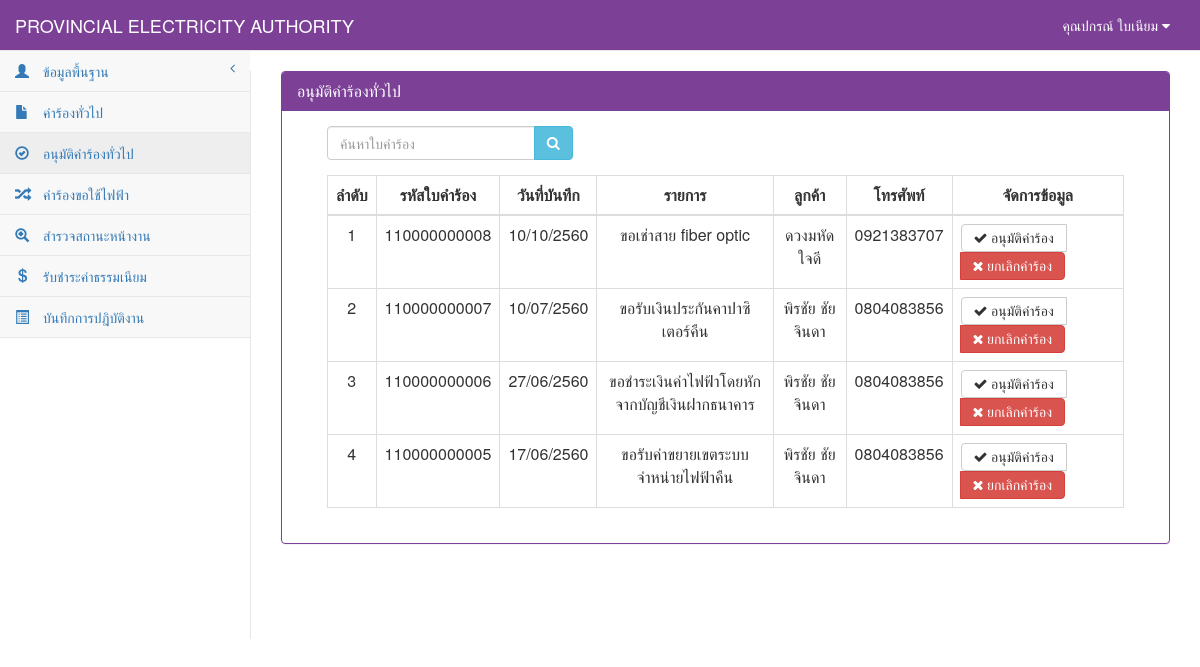
Page /StatusGeneral.php (signed in) on the earlier database version.
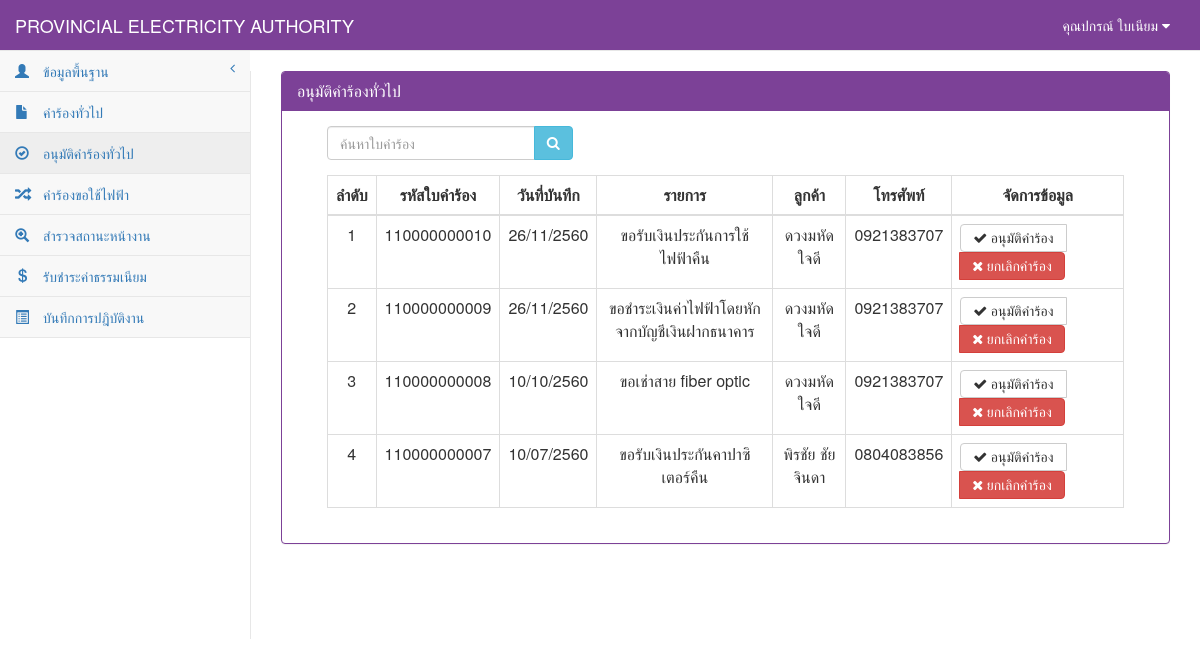
Same page on the later database version.
### tables this page shows
CREATE TABLE `tb_general` (
  `rg_id` char(12) NOT NULL,
  `rg_date` date NOT NULL,
  `rg_branch` varchar(50) NOT NULL,
  `user_id` char(13) NOT NULL,
  `cus_id` char(13) NOT NULL,
  `rg_place_type` int(1) NOT NULL,
  `rg_place_other` varchar(50) NOT NULL,
  `rg_place_name` varchar(50) NOT NULL,
  `rg_place_homeid` varchar(20) NOT NULL,
  `rg_place_number` varchar(20) NOT NULL,
  `rg_place_village` varchar(20) NOT NULL,
  `rg_place_room` varchar(10) NOT NULL,
  `rg_place_floor` varchar(5) NOT NULL,
  `rg_place_alley` varchar(50) NOT NULL,
  `rg_place_alleyway` varchar(50) NOT NULL,
  `rg_place_road` varchar(50) NOT NULL,
  `rg_place_villno` varchar(2) NOT NULL,
  `rg_place_district` varchar(30) NOT NULL,
  `rg_place_canton` varchar(30) NOT NULL,
  `rg_place_province` varchar(30) NOT NULL,
  `rg_place_post` varchar(10) NOT NULL,
  `rg_place_tel` char(10) NOT NULL,
  `rg_place_fax` char(10) NOT NULL,
  `rg_place_email` varchar(30) NOT NULL,
  `rg_place_service` varchar(10) NOT NULL,
  `rg_contact_place` varchar(100) NOT NULL,
  `rg_contact_homeid` varchar(20) NOT NULL,
  `rg_contact_number` varchar(20) NOT NULL,
  `rg_contact_village` varchar(20) NOT NULL,
  `rg_contact_room` varchar(10) NOT NULL,
  `rg_contact_floor` varchar(5) NOT NULL,
  `rg_contact_alley` varchar(50) NOT NULL,
  `rg_contact_alleyway` varchar(50) NOT NULL,
  `rg_contact_road` varchar(50) NOT NULL,
  `rg_contact_villno` varchar(2) NOT NULL,
  `rg_contact_district` varchar(30) NOT NULL,
  `rg_contact_canton` varchar(30) NOT NULL,
  `rg_contact_province` varchar(30) NOT NULL,
  `rg_contact_post` varchar(10) NOT NULL,
  `rg_contact_tel` char(10) NOT NULL,
  `rg_contact_fax` char(10) NOT NULL,
  `rg_contact_email` varchar(30) NOT NULL,
  `rg_want_type` int(2) NOT NULL,
  `rg_want_other` varchar(100) NOT NULL,
  `rg_detail` varchar(100) NOT NULL,
  `rg_money` int(5) NOT NULL,
  `rg_status` int(1) NOT NULL,
  PRIMARY KEY  (`rg_id`)
);

CREATE TABLE `tb_customer` (
  `cus_id` char(13) NOT NULL,
  `cus_first` int(2) NOT NULL,
  `cus_name` varchar(50) NOT NULL,
  `cus_type` varchar(30) NOT NULL,
  `cus_code` char(9) NOT NULL,
  `cus_tax` char(13) NOT NULL,
  `cus_homeid` varchar(20) NOT NULL,
  `cus_number` varchar(20) NOT NULL,
  `cus_village` varchar(20) NOT NULL,
  `cus_room` varchar(10) NOT NULL,
  `cus_floor` varchar(5) NOT NULL,
  `cus_alley` varchar(50) NOT NULL,
  `cus_alleyway` varchar(50) NOT NULL,
  `cus_road` varchar(50) NOT NULL,
  `cus_vilno` varchar(2) NOT NULL,
  `cus_district` varchar(30) NOT NULL,
  `cus_canton` varchar(30) NOT NULL,
  `cus_province` varchar(30) NOT NULL,
  `cus_post` varchar(10) NOT NULL,
  `cus_tel` char(10) NOT NULL,
  `cus_fax` char(10) NOT NULL,
  `cus_email` varchar(30) NOT NULL,
  PRIMARY KEY  (`cus_id`)
);

### connect_db.php (called while the page is built, shortened)
<?php
$dbname="pea";
?>

### StatusGeneral.php (the view, shortened to what the changed rows need)
<?php
include "connect_db.php";
function Dateim($mydate){
    $d=split("-",$mydate);
    $mydate=$d[2]."/".$d[1]."/".($d[0]+543);
    return "$mydate";
}
?>
<!DOCTYPE html>
<html>
<head>
    <link href="vendor/bootstrap/css/bootstrap.css" rel="stylesheet">
    <link href="vendor/metisMenu/metisMenu.css" rel="stylesheet">
    <link href="dist/css/sb-admin-2.css" rel="stylesheet">
    <link href="vendor/font-awesome/css/font-awesome.css" rel="stylesheet" type="text/css">
</head>
<body>
    <div id="page-wrapper">
        <div class="panel panel-primary">
                <div class="panel-heading">
                    <h2 class="panel-title">อนุมัติคำร้องทั่วไป</h2>
                </div>
            <div class="panel-body">
                <div class="col-sm-12">
            <div class="col-sm-12">
                <div class="table-responsive">
                    <table width="100%" class="table table-bordered table-hover">
                        <thead>
                            <tr>
                                <th class=" text-center" >ลำดับ</th>
                                <th class=" text-center" >รหัสใบคำร้อง</th>
                                <th class=" text-center" >วันที่บันทึก</th>
                                <th class=" text-center" >รายการ</th>
                                <th class=" text-center" >ลูกค้า</th>
                                <th class=" text-center" >โทรศัพท์</th>
                                <th class=" text-center">จัดการข้อมูล</th>
                            </tr>
                        </thead>
                            <tbody>
                            <?php
                                $sql="select * from tb_general where rg_id like '%".$_POST[search]."%' and rg_status='0' order by rg_id desc";
                                $result=mysql_db_query($dbname,$sql);
                                    if(mysql_num_rows($result)>0){
                                        while($array=mysql_fetch_array($result)){
                                            $page++;
                                            $sqlcus="select * from tb_customer where cus_id='".$array[cus_id]."'";
                                            $resultcus=mysql_db_query($dbname,$sqlcus);
                                            $arraycus=mysql_fetch_array($resultcus);
                                            if($array[rg_want_type]==0){
                                                $want="ขอรับเงินประกันการใช้ไฟฟ้าคืน";
                                            }elseif($array[rg_want_type]==1){
                                                $want="ขอรับเงินประกันคาปาซิเตอร์คืน";
                                            }elseif($array[rg_want_type]==2){
                                                $want="ขอรับเงินประกันหม้อแปลงไฟฟ้าคืน";
                                            }elseif($array[rg_want_type]==3){
                                                $want="ขอรับค่าขยายเขตระบบจำหน่ายไฟฟ้าคืน";
                                            }elseif($array[rg_want_type]==4){
                                                $want="ขอใช้บริการพิมพ์โฆษณาหลังใบแจ้งหนี้";
                                            }elseif($array[rg_want_type]==5){
                                                $want="ขอชำระเงินค่าไฟฟ้าโดยหักจากบัญชีเงินฝากธนาคาร";
                                            }elseif($array[rg_want_type]==6){
                                                $want="ขอเช่าพื้นที่โฆษณา";
                                            }elseif($array[rg_want_type]==7){
                                                $want="ขอเช่าพาดสายโทรนาคม";
                                            }elseif($array[rg_want_type]==8){
                                                $want="ขอเช่าสาย fiber optic";
                                            }elseif($array[rg_want_type]==9){
                                                $want="ขอเช่าที่ดิน";
                                            }elseif($array[rg_want_type]==10){
                                                $want="ขอซื้อที่ดิน";
                                            }elseif($array[rg_want_type]==11){
                                                $want="ขอใช้ไฟฟ้าที่ กฟภ. สนับสนุน";
                                            }else{
                                               $want=$array[rg_want_other];
                                            }
                            ?>
                                    <tr>
                                        <td class="text-center"><?=$page?></td>
                                            <td class=" text-center"><?=$array[rg_id]?></td>
                                            <td class=" text-center"><?= Dateim($array[rg_date]);?></td>
                                            <td class=" text-center"><?=$want?></td>
                                            <td class="text-center"><?=$arraycus[cus_name]?></td>
                                            <td class="text-center"><?=$arraycus[cus_tel]?></td>
                                            <td align="center">
                                                <div class="btn-group">
                                                    <a class="btn btn-default" href="StatusGeneral_detail.php?id=<?=$array[rg_id]?>" title="ดูรายละเอียด"><i class="fa fa-check"> อนุมัติคำร้อง</i></a>
                                                    <a class="btn btn-danger" onclick="return confirm('คุณต้องการยกเลิกใบคำร้องนี่ ?')" href="StatusGeneral_save.php?id=<?=$array[rg_id]?>&mode=del" ><i class="fa fa-times"> ยกเลิกคำร้อง</i></a>
                                                </div>
                                            </td>
                                    </tr>
                                    <?php
                                                    }
                                            }else{
                                    ?>
                                    <tr><td colspan="7" align="center">ไม่พบข้อมูล</td></tr>
                                    <?
                                            }
                                    ?>
                            </tbody>
                    </table>
                </div>
            </div>
        </div>
            </div>
        </div>
</div>
</body>
</html>

Differences in the rows shown:
no longer on this page (row edited): tb_general: rg_id "110000000006", rg_date "27/06/2560", rg_want_type "ขอชำระเงินค่าไฟฟ้าโดยหักจากบัญชีเงินฝากธนาคาร", cus.cus_name "พิรชัย ชัยจินดา", cus.cus_tel "0804083856"
no longer on this page (row edited): tb_general: rg_id "110000000005", rg_date "17/06/2560", rg_want_type "ขอรับค่าขยายเขตระบบจำหน่ายไฟฟ้าคืน", cus.cus_name "พิรชัย ชัยจินดา", cus.cus_tel "0804083856"
added tb_general: rg_id "110000000010", rg_date "26/11/2560", rg_want_type "ขอรับเงินประกันการใช้ไฟฟ้าคืน", cus.cus_name "ดวงมหัด ใจดี", cus.cus_tel "0921383707"
added tb_general: rg_id "110000000009", rg_date "26/11/2560", rg_want_type "ขอชำระเงินค่าไฟฟ้าโดยหักจากบัญชีเงินฝากธนาคาร", cus.cus_name "ดวงมหัด ใจดี", cus.cus_tel "0921383707"
